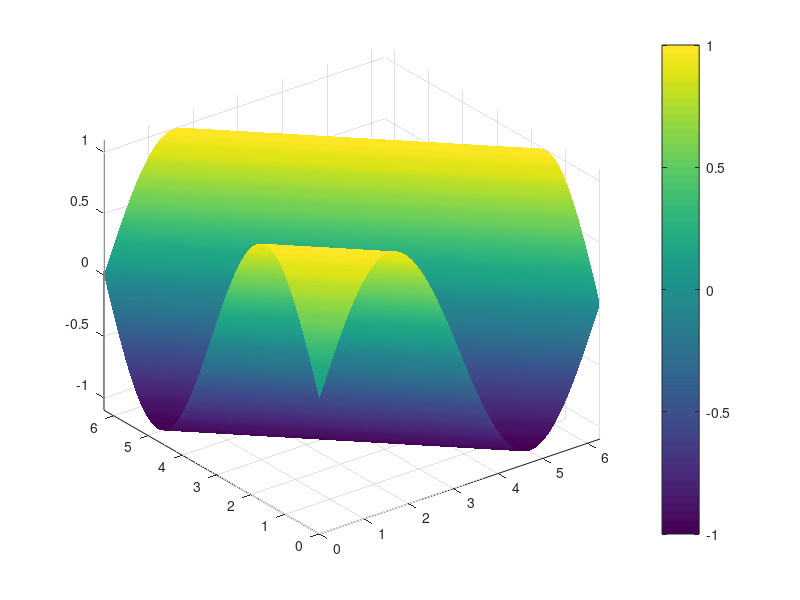

Recreate this plot in MATLAB.
Nx = 100;
Ny = 100;
xvals = linspace(0, 2*pi, Nx+1)';
yvals = linspace(0, 2*pi, Ny+1)';
[X, Y] = meshgrid(xvals, yvals);
X = X'; Y = Y';
u = sin(X+Y);
figure(1); clf; surf(X, Y, u); axis([0, 2*pi, 0, 2*pi, -1.1, 1.1] );
colorbar;
shading interp; % removes gridlines
% figure(1); view(2); % bird's eye view